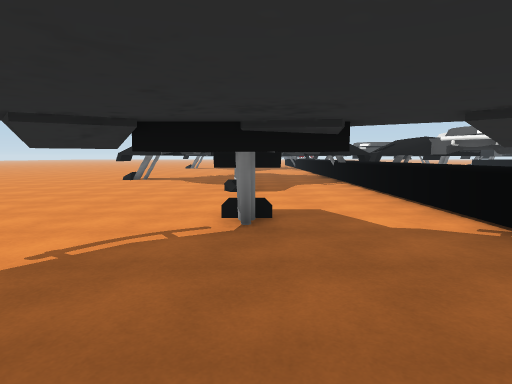
View 1 (above)

24 first-person views from a walk through a Unity game level. The camera is 1.4 m above the floor, tilts 6° down and sees 75° across. The floor is counted in squares, 2 m on a side. Each view is taken from the middle of a square. On the plan, view 1 faces up. The plan holds only what a view shows up to about 10 squares ahead; the rest is blank. The place goes on beyond the plan. Some surface patterns are stand-ins.

View 2
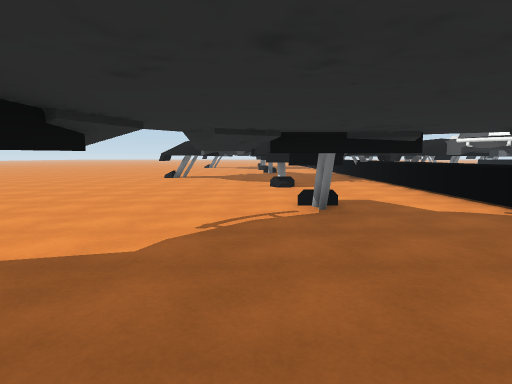

View 3
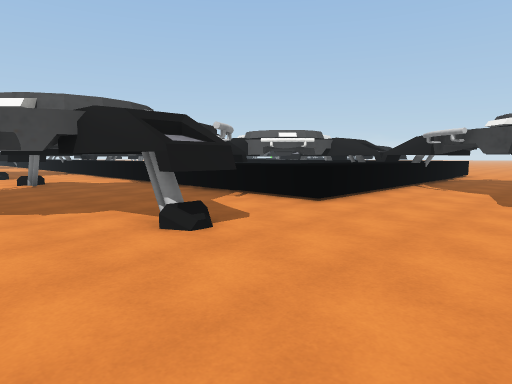

View 4
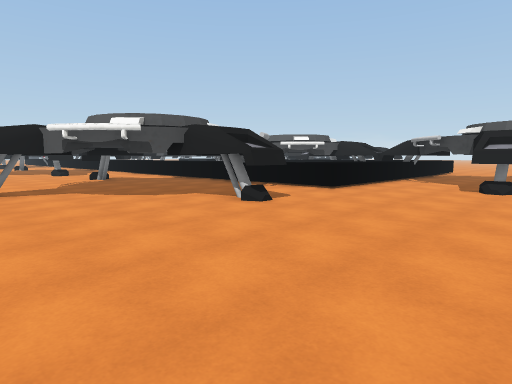

View 5
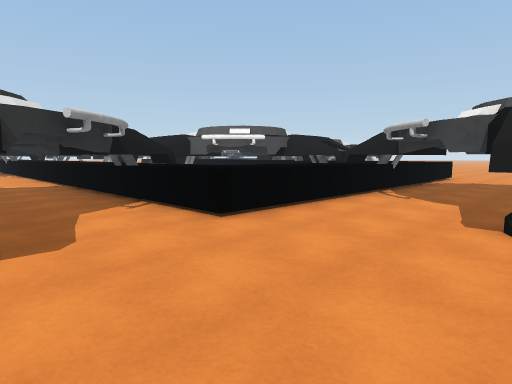

View 6
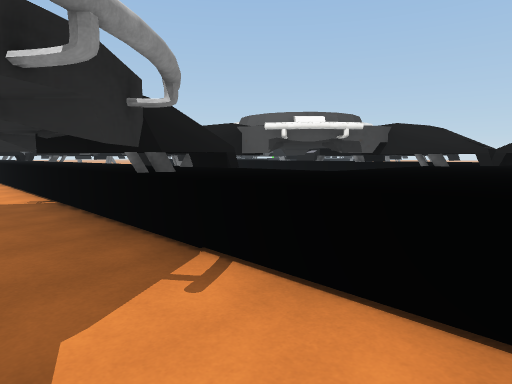

View 7
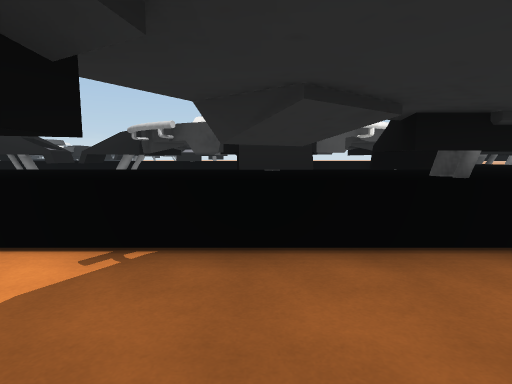

View 8
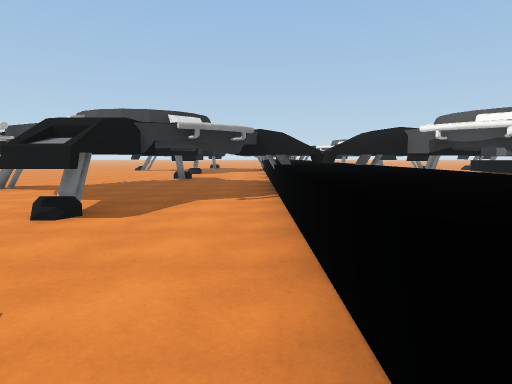

View 9
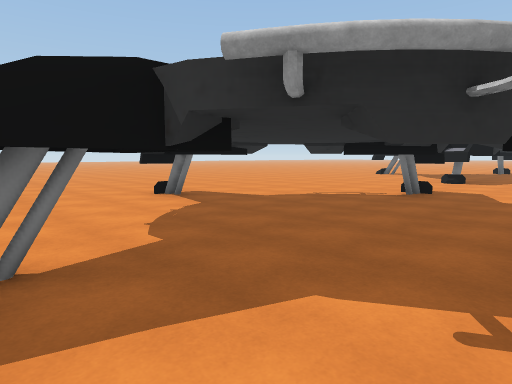

View 10
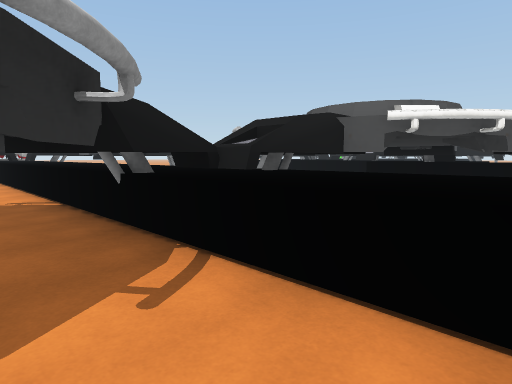

View 11
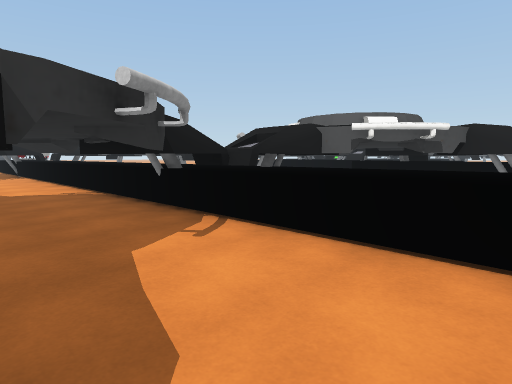

View 12
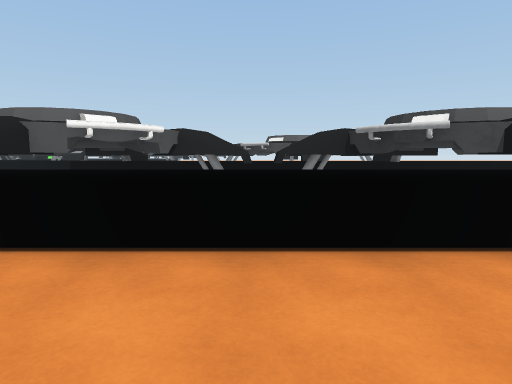

View 13
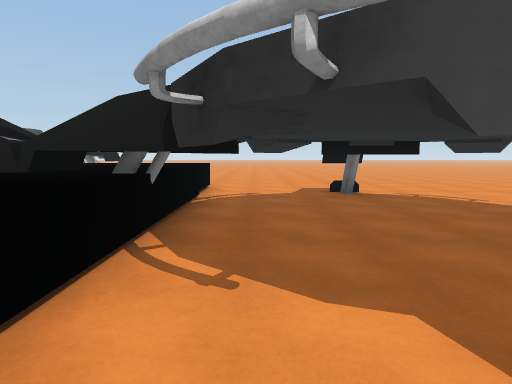

View 14
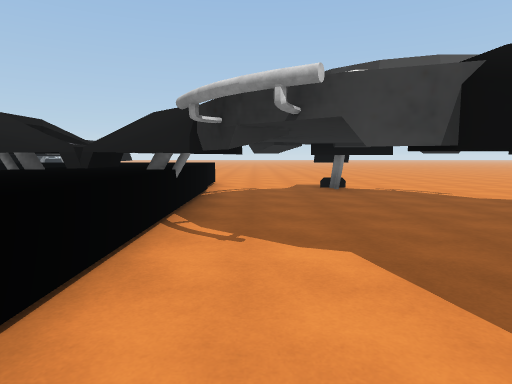

View 15
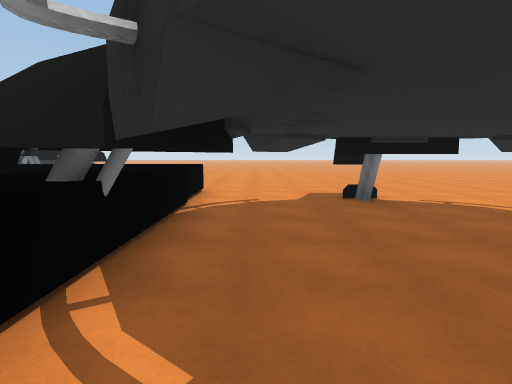

View 16
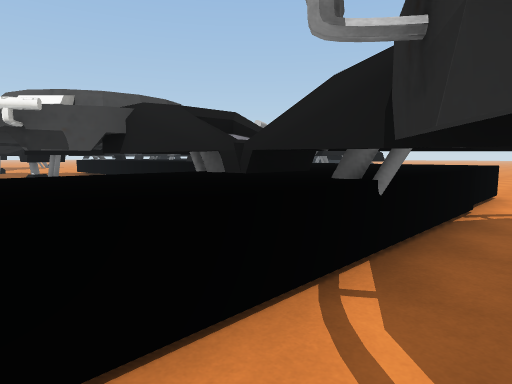

View 17
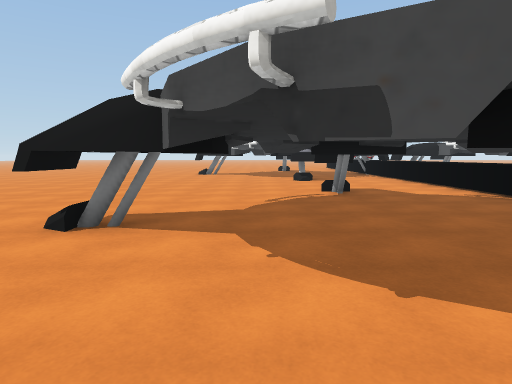

View 18
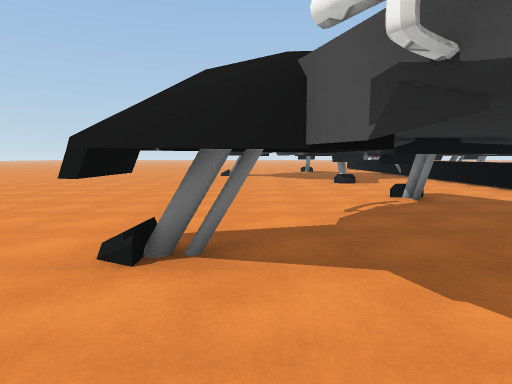

View 19
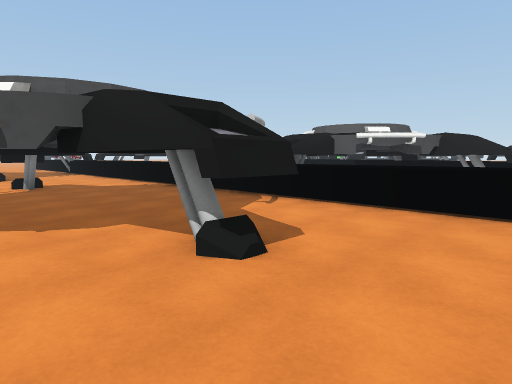

View 20
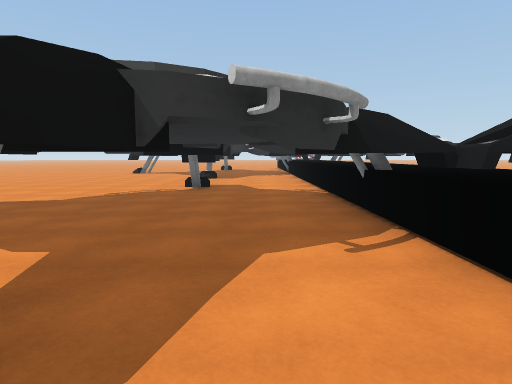

View 21
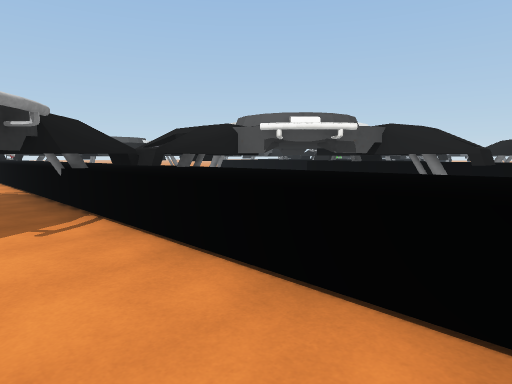

View 22
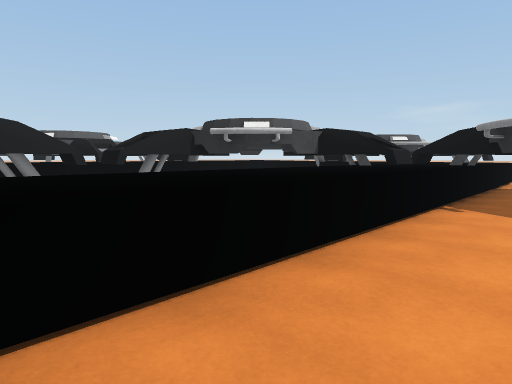

View 23
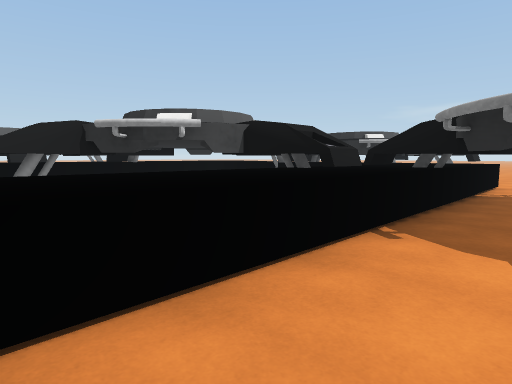

View 24
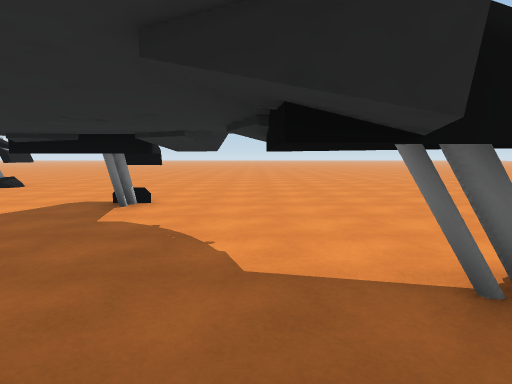

### Floor plan
Key: @ floor where view 1 was taken; # wall or solid block; x gap in a wall; . floor; = window, fence, low wall or low ledge; ^ raised ledge; O other object.
Columns run from 4 left of view 1 to 15 right of it. Each row starts with its distance up from view 1.
 18  ..O#..^
 17 ...OO..^^
 16 .......^^
 15 .......^^
 14 ....O..^^
 13 ...OO..^^  O
 12 ..##O#.^^  O#
 11 .O#..##O^    #^^
 10 OOO...#OO#   #OO
  9 ..###x#^O#   #O
  8 ...##..^^ #OO ^^
  7 ...OO..^^  OO ^
  6 .......^^  OO ^
  5 .......^^  OO ^O
  4 ....O..^^ #O# ^O
  3 ...O#..^^#    ^^
  2 ......=OO#   #OO  O#
  1  O#...##O#   #OO  OO
  0 OOO.@.#OO ### ^^^
 -1 ......=^^^^OO^^^^
 -2 ...##..^^^^OO^^^^
 -3 ....O..^^^^OO^^^....
 -4 ..........#OO#......
 -5 .........##..#O.....
 -6 ........OO ..#OO....
 -7 .........   .#......

Where each view was taken, in squares from view 1:
view 1: 0 up, 0 right, facing up
view 2: 1 down, 1 left, facing up
view 3: 6 down, 2 left, facing up-right
view 4: 7 down, 4 left, facing up-right
view 5: 6 down, 0 right, facing up-right
view 6: 3 down, 1 right, facing up-right
view 7: 2 up, 0 right, facing right
view 8: 3 up, 2 right, facing up
view 9: 7 up, 2 right, facing up-left
view 10: 7 up, 1 right, facing up-right
view 11: 6 up, 0 right, facing up-right
view 12: 6 up, 0 right, facing right
view 13: 4 down, 4 right, facing right
view 14: 4 down, 3 right, facing right
view 15: 4 down, 5 right, facing right
view 16: 4 down, 5 right, facing up-right
view 17: 7 up, 2 left, facing up
view 18: 8 up, 3 left, facing up
view 19: 5 up, 2 left, facing up-right
view 20: 6 up, 1 right, facing up
view 21: 5 up, 1 right, facing up-right
view 22: 8 up, 1 right, facing down-right
view 23: 6 up, 1 right, facing down-right
view 24: 2 up, 2 left, facing down
